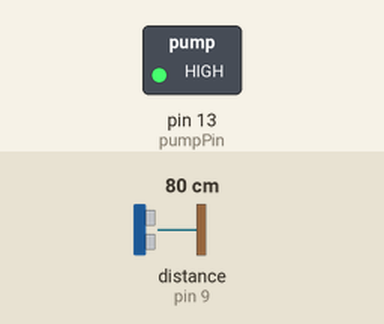
This sketch was run on a simulated Arduino Uno, built with avr-gcc and run on an emulated ATmega328P. Shown: switched loads named in the sketch (green lamp = pin HIGH). Wiring (inferred from the names in the program): ultrasonic range finder: trigger pin 10; echo pin 9. Inputs (shaded band) come from the test bench; at power-on: distance to the obstacle (sensor on pin 9) 80 cm. The echo pulse lasts 58.3 µs per cm; pins used as bus, display or sensor lines are not drawn.

Above: at 0.1 s.
Timing chart, 0 to 1.6 s (numbered marks = the images above):
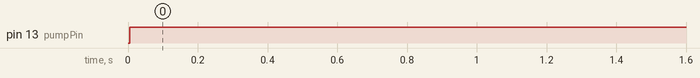

The sketch:

third.ino
```cpp
int trigPin = 10;
int echoPin = 9;
int pumpPin = 13;
int heightInputPin = A4;
long duration, distanceCM, height;
long heightFill;


void setup() {
  Serial.begin(9600);
  pinMode (trigPin, OUTPUT);
  pinMode (echoPin, INPUT);
  pinMode (heightInputPin, INPUT);
  pinMode(pumpPin, OUTPUT);
  long totalHeight = getDistance();
  height = analogRead(heightInputPin);
  heightFill = (totalHeight - height)*0.8;


}

void loop() {
  digitalWrite(pumpPin, HIGH);
  while (getDistance() >  heightFill)
  {}
  digitalWrite(pumpPin, LOW);

  exit(0);

}

long getDistance ()
{
  digitalWrite(trigPin, LOW);
  delayMicroseconds(5);
  digitalWrite(trigPin, HIGH);
  delayMicroseconds(10);
  digitalWrite(trigPin, LOW);

  duration = pulseIn(echoPin, HIGH);
  distanceCM = microsecondsToCentimeters(duration);

  return distanceCM;
}

long microsecondsToCentimeters(long duration)
{
  return (duration / 29.0)/2.0;
}
```

Measured:
- by itself, pin 13 (pumpPin): LOW → HIGH at 0.01 s
